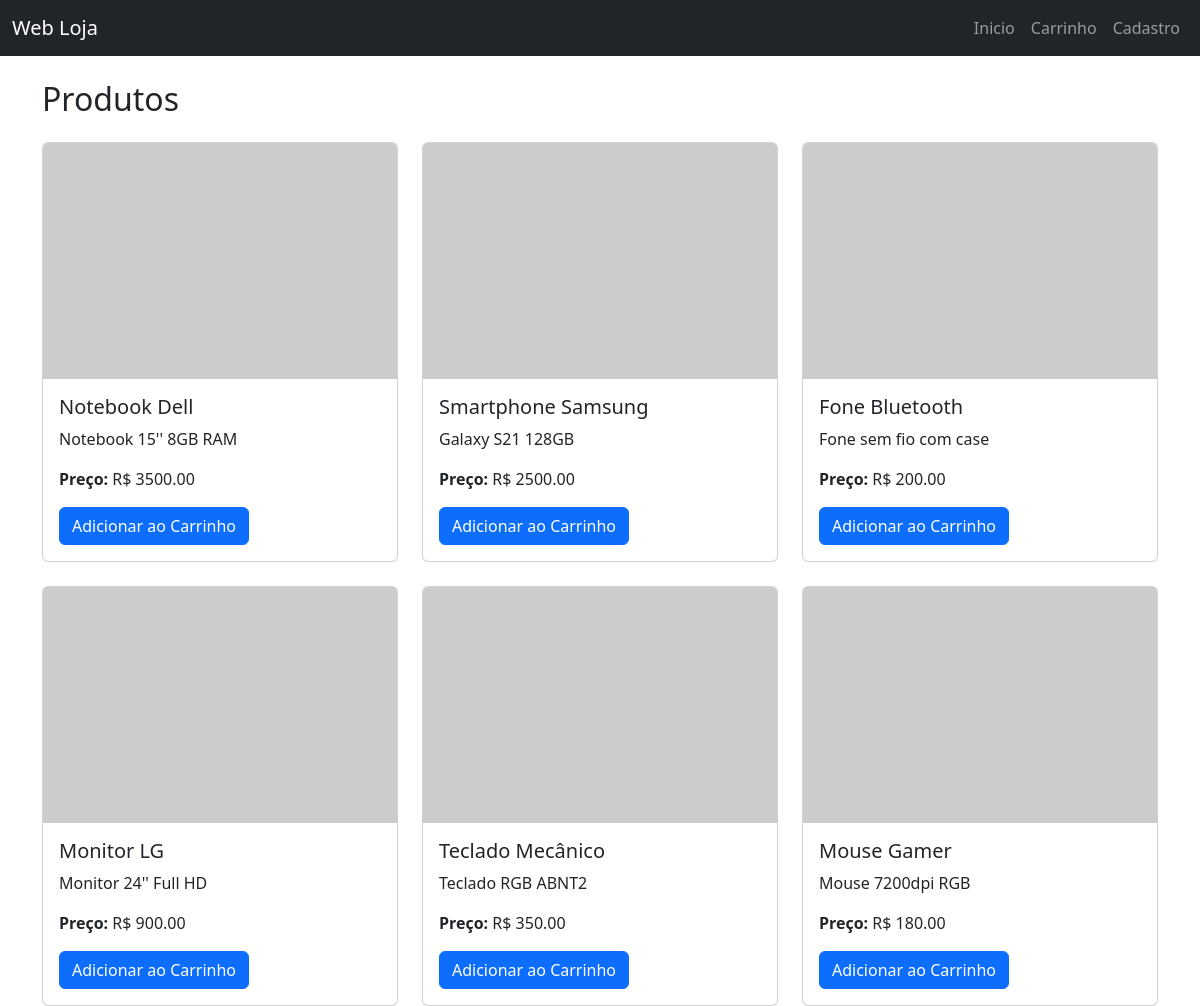
The page / on the database its author committed.
### main.py (models this page shows)
class Product(db.Model):
    __tablename__ = "products"
    id = db.Column(db.Integer, primary_key=True)
    name = db.Column(db.String, nullable=False)
    description = db.Column(db.String, nullable=False)
    price = db.Column(db.Float, nullable=False)
    image_url = db.Column(db.String, nullable=False)

### main.py (the view)
@app.route("/")
def home():
    products = Product.query.all()
    return render_template("index.html", products=products)

### templates/index.html (shortened to what this page needs)
{% extends 'layout.html' %}
{% block content %}
<div class="container mt-4">
    <h2 class="mb-4">Produtos</h2>
    <div class="row row-cols-1 row-cols-md-3 g-4">
        {% for product in products %}
        <div class="col">
            <div class="card h-100">
                <img src="{{ product.image_url }}" class="card-img-top" alt="{{ product.name }}">
                <div class="card-body">
                    <h5 class="card-title">{{ product.name }}</h5>
                    <p class="card-text">{{ product.description }}</p>
                    <p class="card-text"><strong>Preço:</strong> R$ {{ '%.2f'|format(product.price) }}</p>
                    <form method="post" action="{{ url_for('add_to_cart') }}">
                        <button type="submit" class="btn btn-primary">Adicionar ao Carrinho</button>
                    </form>
                </div>
            </div>
        </div>
        {% endfor %}
    </div>
</div>
{% endblock %}

### templates/layout.html (shortened to what this page needs)
<!DOCTYPE html>
<html lang="pt-br">
<head>
    <link href="https://cdn.jsdelivr.net/npm/bootstrap@5.3.2/dist/css/bootstrap.min.css" rel="stylesheet">
    <link href="https://cdn.jsdelivr.net/npm/bootstrap-icons@1.10.5/font/bootstrap-icons.css" rel="stylesheet">
</head>
<body>
<nav class="navbar navbar-expand-lg navbar-dark bg-dark">
  <div class="container-fluid">
    <a class="navbar-brand" href="/">Web Loja</a>
    <div class="collapse navbar-collapse" id="navbarNav">
      <ul class="navbar-nav ms-auto">
        <li class="nav-item">
          <a class="nav-link" href="/">Inicio</a>
        </li>
        <li class="nav-item">
          <a class="nav-link" href="/cart">Carrinho</a>
        </li>
        <li class="nav-item">
          <a class="nav-link" href="/register">Cadastro</a>
        </li>
      </ul>
    </div>
  </div>
</nav>
{% block content %}{% endblock %}
</body>
</html>

### rows shown on the page
Product: name "Notebook Dell", description "Notebook 15'' 8GB RAM", price "3500.00"
Product: name "Smartphone Samsung", description "Galaxy S21 128GB", price "2500.00"
Product: name "Fone Bluetooth", description "Fone sem fio com case", price "200.00"
Product: name "Monitor LG", description "Monitor 24'' Full HD", price "900.00"
Product: name "Teclado Mecânico", description "Teclado RGB ABNT2", price "350.00"
Product: name "Mouse Gamer", description "Mouse 7200dpi RGB", price "180.00"
